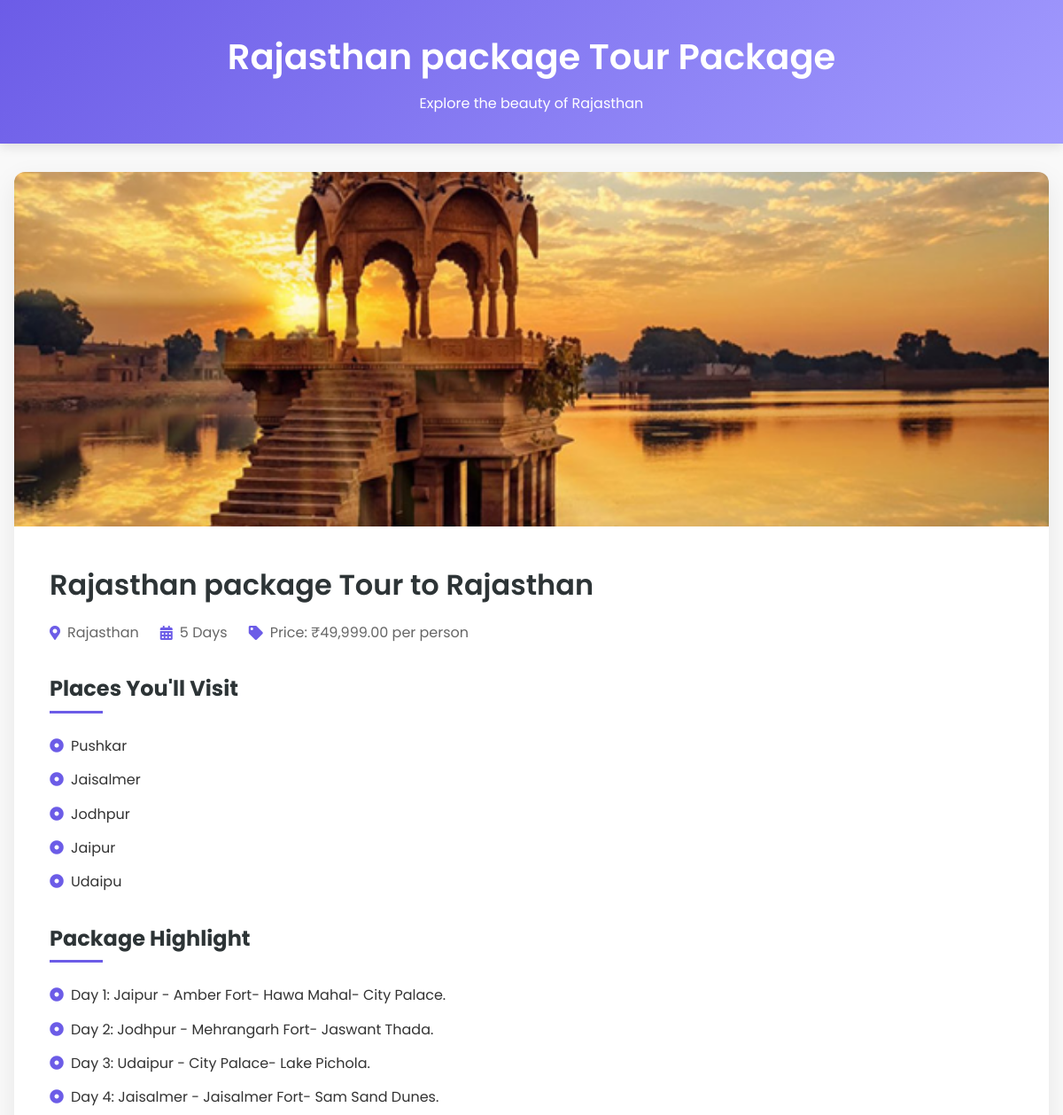
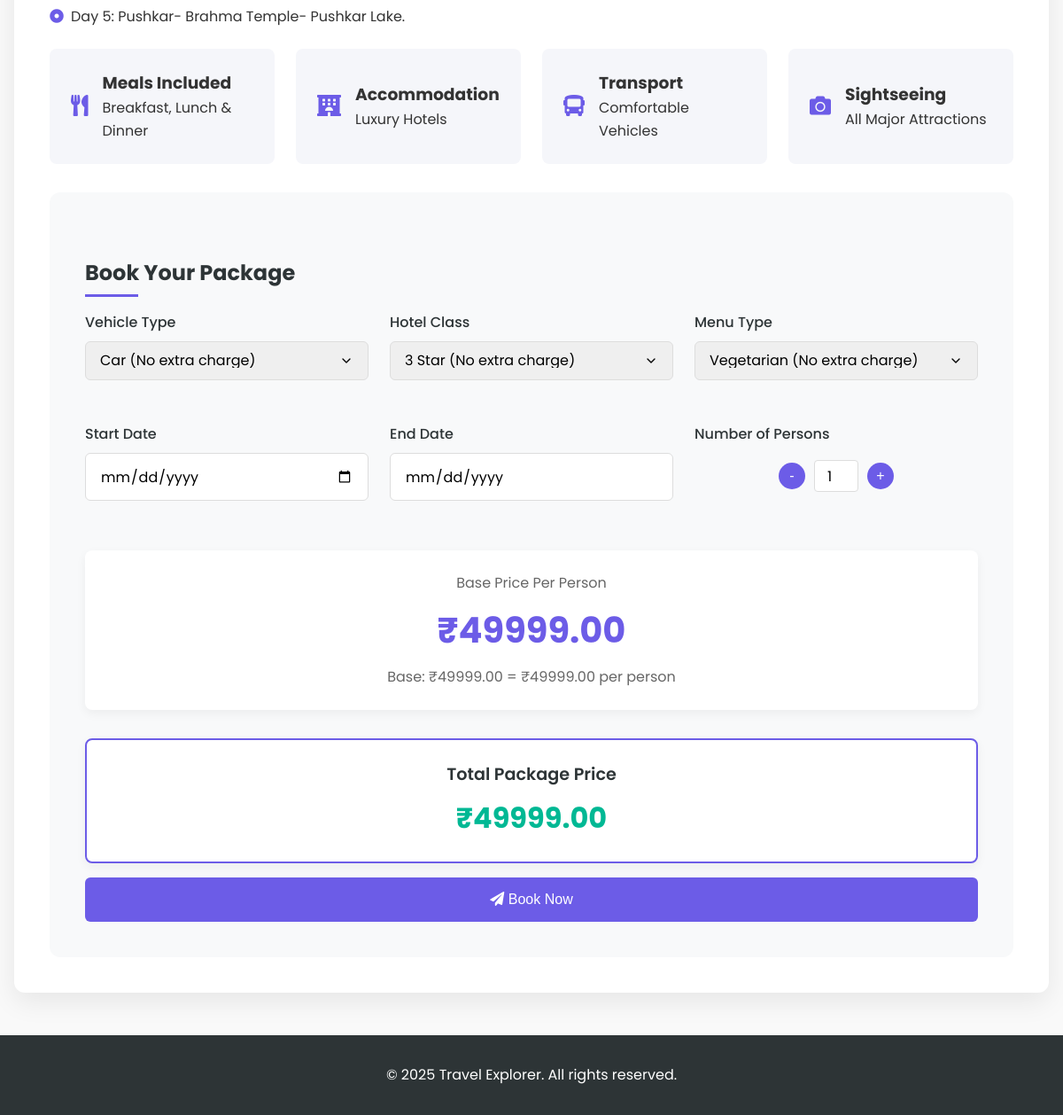
Screenshot of /Travel/packdetail.php?package_id=26&type=Rajasthan++package&price=49999.00&location=Rajasthan with the database file from the repository (2 pictures, top to bottom).
### tables this page shows
CREATE TABLE `package` (
  `id` int(11) NOT NULL,
  `type` varchar(50) NOT NULL,
  `location` varchar(255) NOT NULL,
  `price` decimal(10,2) NOT NULL,
  `details` text NOT NULL,
  `image_path` varchar(255) NOT NULL,
  `created_at` timestamp NOT NULL DEFAULT current_timestamp(),
  `places` text NOT NULL,
  `days` int(255) NOT NULL,
  `description` text NOT NULL
);

### Travel/packdetail.php (the view, shortened to what this page needs)
<?php
include 'config.php';
$packageId = $_GET['package_id'];
$sql = "SELECT * FROM package WHERE id = ?";
$stmt = $conn->prepare($sql);
$stmt->bind_param("i", $packageId);
$stmt->execute();
$result = $stmt->get_result();
$row = $result->fetch_assoc();
$placesArray = array_filter(array_map('trim', explode(',', $row['places'])), 'strlen');
$detailsArray = array_filter(array_map('trim', explode(',', $row['details'])), 'strlen');
?>
<!DOCTYPE html>
<html lang="en">
<head>
   <link rel="stylesheet" href="https://cdnjs.cloudflare.com/ajax/libs/font-awesome/5.15.4/css/all.min.css">
</head>
<body>
<header class="header">
   <h1><?php echo htmlspecialchars($row['type']); ?> Tour Package</h1>
   <p>Explore the beauty of <?php echo htmlspecialchars($row['location']); ?></p>
</header>
<div class="container">
    <div class="package-card">
        <div class="package-image">
            <img src="<?php echo !empty($row['image_path']) ? htmlspecialchars($row['image_path']) : 'image/default.png'; ?>" alt="<?php echo htmlspecialchars($row['type']); ?> Tour">
        </div>
        <div class="package-content">
            <h1 class="package-title"><?php echo htmlspecialchars($row['type']); ?> Tour to <?php echo htmlspecialchars($row['location']); ?></h1>
            <div class="package-meta">
                <div class="meta-item">
                    <i class="fas fa-map-marker-alt"></i>
                    <span><?php echo htmlspecialchars($row['location']); ?></span>
                </div>
                <div class="meta-item">
                    <i class="fas fa-calendar-alt"></i>
                    <span id="package-days"><?php echo htmlspecialchars($row['days']); ?> Days</span>
                </div>
                <div class="meta-item">
                    <i class="fas fa-tag"></i>
                    <span>Price: ₹<?php echo number_format($row['price'], 2); ?> per person</span>
                </div>
            </div>
            <h2 class="section-title">Places You'll Visit</h2>
            <ul class="details-list">
                <?php foreach ($placesArray as $place): ?>
                    <li><?php echo htmlspecialchars(str_replace(['"', '[', ']'], '', $place)); ?></li>
                <?php endforeach; ?>
            </ul>
            <h2 class="section-title">Package Highlight</h2>
            <ul class="details-list">
                <?php foreach ($detailsArray as $detail): ?>
                    <li><?php echo htmlspecialchars(str_replace(['"', '[', ']'], '', $detail)); ?></li>
                <?php endforeach; ?>
            </ul>
            <div class="highlights">
                <div class="highlight-item">
                    <div class="highlight-icon">
                        <i class="fas fa-utensils"></i>
                    </div>
                    <div>
                        <h3>Meals Included</h3>
                        <p>Breakfast, Lunch & Dinner</p>
                    </div>
                </div>
                <div class="highlight-item">
                    <div class="highlight-icon">
                        <i class="fas fa-hotel"></i>
                    </div>
                    <div>
                        <h3>Accommodation</h3>
                        <p>Luxury Hotels</p>
                    </div>
                </div>
                <div class="highlight-item">
                    <div class="highlight-icon">
                        <i class="fas fa-bus"></i>
                    </div>
                    <div>
                        <h3>Transport</h3>
                        <p>Comfortable Vehicles</p>
                    </div>
                </div>
                <div class="highlight-item">
                    <div class="highlight-icon">
                        <i class="fas fa-camera"></i>
                    </div>
                    <div>
                        <h3>Sightseeing</h3>
                        <p>All Major Attractions</p>
                    </div>
                </div>
            </div>
            <div class="booking-form">
                <h2 class="section-title">Book Your Package</h2>
                <form action="book.php" method="get">
                    <div class="form-grid">
                        <div class="form-group">
                            <label for="vehicle">Vehicle Type</label>
                            <select name="vehicle" id="vehicle" class="form-control" required>
                                <option value="Car" data-price="0">Car (No extra charge)</option>
                            </select>
                        </div>
                        <div class="form-group">
                            <label for="hotel">Hotel Class</label>
                            <select name="hotel" id="hotel" class="form-control" required>
                                <option value="3 Star" data-price="0">3 Star (No extra charge)</option>
                            </select>
                        </div>
                        <div class="form-group">
                            <label for="menu">Menu Type</label>
                            <select name="menu" id="menu" class="form-control" required>
                                <option value="Veg" data-price="0">Vegetarian (No extra charge)</option>
                            </select>
                        </div>
                        <div class="form-group">
                            <label for="start_date">Start Date</label>
                            <input type="date" name="start_date" id="start_date" class="form-control" required>
                        </div>
                        <div class="form-group">
                            <label for="end_date">End Date</label>
                            <input type="date" name="end_date" id="end_date" class="form-control" required readonly>
                        </div>
                        <div class="form-group">
                            <label for="persons">Number of Persons</label>
                            <div class="person-count">
                                <button type="button" id="decrement-person">-</button>
                                <input type="number" name="persons" id="persons" class="form-control" min="1" value="1" required>
                                <button type="button" id="increment-person">+</button>
                            </div>
                        </div>
                    </div>
                    <div class="price-display">
                        <div class="price-label">Base Price Per Person</div>
                        <div class="final-price">₹<span id="base-price-display"><?php echo number_format($row['price'], 2); ?></span></div>
                        <div class="price-per-person" id="price-breakdown"></div>
                    </div>
                    <div class="total-price-display">
                        <div class="total-price-label">Total Package Price</div>
                        <div class="total-price">₹<span id="total-price"><?php echo number_format($row['price'], 2); ?></span></div>
                    </div>
                    <button type="submit" class="btn">
                        <i class="fas fa-paper-plane"></i> Book Now
                    </button>
                </form>
            </div>
        </div>
    </div>
</div>
<footer class="footer">
   <p>&copy; <?php echo date('Y'); ?> Travel Explorer. All rights reserved.</p>
</footer>
</body>
</html>

### rows the page displays
package: type "Rajasthan package", location "Rajasthan", image_path (picture), days "5", price "49,999.00", places "Pushkar", places "Jaisalmer", places "Jodhpur", places "Jaipur", places "Udaipu", details "Day 1: Jaipur - Amber Fort- Hawa Mahal- City Palace.", details "Day 2: Jodhpur - Mehrangarh Fort- Jaswant Thada.", details "Day 3: Udaipur - City Palace- Lake Pichola.", details "Day 4: Jaisalmer - Jaisalmer Fort- Sam Sand Dunes.", details "Day 5: Pushkar- Brahma Temple- Pushkar Lake.", price "49999.00"
